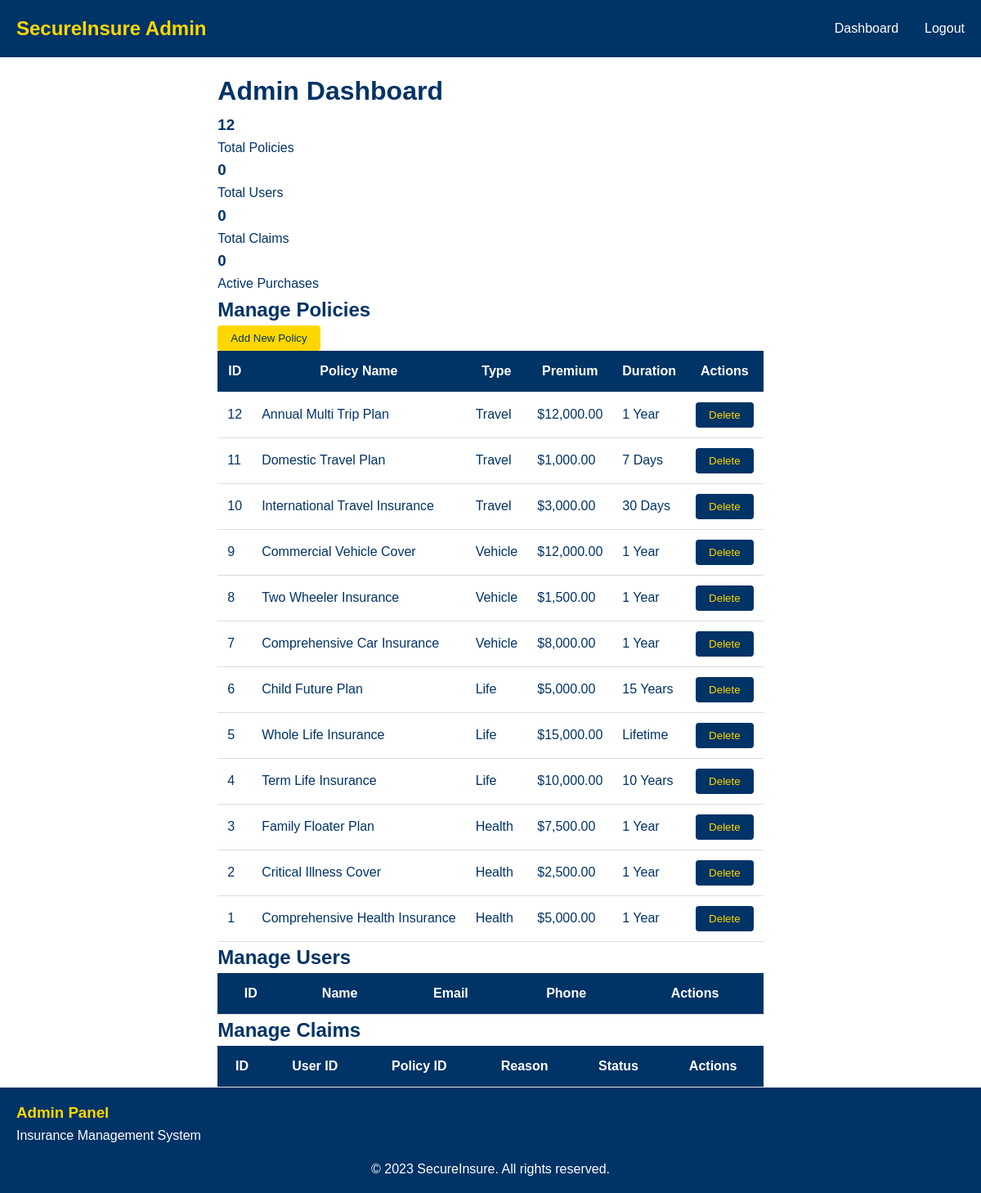
/admin_dashboard.php (signed in), run on the app's committed database.
### tables this page shows
CREATE TABLE policies (
    id INT AUTO_INCREMENT PRIMARY KEY,
    policy_name VARCHAR(100) NOT NULL,
    type ENUM('Health', 'Life', 'Vehicle', 'Travel') NOT NULL,
    premium DECIMAL(10,2) NOT NULL,
    duration VARCHAR(50) NOT NULL,
    benefits TEXT,
    description TEXT,
    created_at TIMESTAMP DEFAULT CURRENT_TIMESTAMP
);

### admin_dashboard.php (the view, shortened to what this page needs)
<?php
include 'db_connect.php';
$total_policies = $conn->query("SELECT COUNT(*) as count FROM policies")->fetch_assoc()['count'];
$total_users = $conn->query("SELECT COUNT(*) as count FROM users")->fetch_assoc()['count'];
$total_claims = $conn->query("SELECT COUNT(*) as count FROM claims")->fetch_assoc()['count'];
$active_purchases = $conn->query("SELECT COUNT(*) as count FROM purchases WHERE status = 'Active'")->fetch_assoc()['count'];
?>
<!DOCTYPE html>
<html lang="en">
<head>
    <link rel="stylesheet" href="styles.css">
</head>
<body>
    <header>
        <nav class="container">
            <div class="logo">SecureInsure Admin</div>
            <ul class="nav-links">
                <li><a href="admin_dashboard.php">Dashboard</a></li>
                <li><a href="logout.php">Logout</a></li>
            </ul>
        </nav>
    </header>
    <main class="container">
        <h1>Admin Dashboard</h1>
        <section class="dashboard-grid">
            <div class="stat-card">
                <h3><?php echo $total_policies; ?></h3>
                <p>Total Policies</p>
            </div>
            <div class="stat-card">
                <h3><?php echo $total_users; ?></h3>
                <p>Total Users</p>
            </div>
            <div class="stat-card">
                <h3><?php echo $total_claims; ?></h3>
                <p>Total Claims</p>
            </div>
            <div class="stat-card">
                <h3><?php echo $active_purchases; ?></h3>
                <p>Active Purchases</p>
            </div>
        </section>
        <section id="manage-policies">
            <h2>Manage Policies</h2>
            <button class="btn btn-primary" onclick="openModal('add-policy-modal')">Add New Policy</button>
            <table class="table">
                <thead>
                    <tr>
                        <th>ID</th>
                        <th>Policy Name</th>
                        <th>Type</th>
                        <th>Premium</th>
                        <th>Duration</th>
                        <th>Actions</th>
                    </tr>
                </thead>
                <tbody>
                    <?php
                    $policies = $conn->query("SELECT * FROM policies ORDER BY id DESC");
                    while ($policy = $policies->fetch_assoc()) {
                        echo "<tr>";
                        echo "<td>" . $policy['id'] . "</td>";
                        echo "<td>" . htmlspecialchars($policy['policy_name']) . "</td>";
                        echo "<td>" . htmlspecialchars($policy['type']) . "</td>";
                        echo "<td>$" . number_format($policy['premium'], 2) . "</td>";
                        echo "<td>" . htmlspecialchars($policy['duration']) . "</td>";
                        echo "<td><form method='POST' style='display:inline;'><input type='hidden' name='action' value='delete_policy'><input type='hidden' name='policy_id' value='" . $policy['id'] . "'><button type='submit' class='btn' onclick='return confirm(\"Are you sure?\")'>Delete</button></form></td>";
                        echo "</tr>";
                    }
                    ?>
                </tbody>
            </table>
        </section>
        <section id="manage-users">
            <h2>Manage Users</h2>
            <table class="table">
                <thead>
                    <tr>
                        <th>ID</th>
                        <th>Name</th>
                        <th>Email</th>
                        <th>Phone</th>
                        <th>Actions</th>
                    </tr>
                </thead>
            </table>
        </section>
        <section id="manage-claims">
            <h2>Manage Claims</h2>
            <table class="table">
                <thead>
                    <tr>
                        <th>ID</th>
                        <th>User ID</th>
                        <th>Policy ID</th>
                        <th>Reason</th>
                        <th>Status</th>
                        <th>Actions</th>
                    </tr>
                </thead>
            </table>
        </section>
    </main>
    <footer>
        <div class="container">
            <div class="footer-content">
                <div class="footer-section">
                    <h3>Admin Panel</h3>
                    <p>Insurance Management System</p>
                </div>
            </div>
            <div class="footer-bottom">
                <p>&copy; 2023 SecureInsure. All rights reserved.</p>
            </div>
        </div>
    </footer>
</body>
</html>

### styles.css (style rules this page uses)
* { margin: 0; padding: 0; box-sizing: border-box; }
body { font-family: 'Arial', sans-serif; line-height: 1.6; color: #003366; background-color: #FFFFFF; background-image: url('assets/background-pattern.png'); background-repeat: repeat; background-size: 200px 200px; background-attachment: fixed; display: flex; flex-direction: column; min-height: 100vh; }
main { flex: 1; padding-top: 80px; min-height: calc(100vh - 80px); }
.container { max-width: 1200px; margin: 0 auto; padding: 0 20px; }
header { background-color: #003366; color: #FFFFFF; padding: 1rem 0; position: sticky; top: 0; z-index: 100; }
main > *:first-child { margin-top: 1rem; }
nav { display: flex; justify-content: space-between; align-items: center; }
.logo { font-size: 1.5rem; font-weight: bold; color: #FFD700; }
.nav-links { list-style: none; display: flex; }
.nav-links li { margin-left: 2rem; }
.nav-links a { color: #FFFFFF !important; text-decoration: none; transition: 0.3s; }
.btn { display: inline-block; background-color: #003366; color: #FFD700; padding: 0.5rem 1rem; border-radius: 4px; text-decoration: none; border: none; cursor: pointer; }
.btn-primary { background-color: #FFD700; color: #003366; }
.table { width: 100%; border-collapse: collapse; }
.table th { background-color: #003366; color: #FFFFFF; }
.table td, .table th { padding: 0.75rem; border-bottom: 1px solid #ddd; }
footer { background-color: #003366; color: #FFFFFF; padding: 1rem 0; width: 100%; }
.footer-content { display: grid; grid-template-columns: repeat(auto-fit, minmax(250px, 1fr)); gap: 2rem; }
.footer-section h3 { color: #FFD700; }
.footer-bottom { text-align: center; margin-top: 1rem; }

### data on the page
policies: id "12", policy_name "Annual Multi Trip Plan", type "Travel", premium "12,000.00", duration "1 Year"
policies: id "11", policy_name "Domestic Travel Plan", type "Travel", premium "1,000.00", duration "7 Days"
policies: id "10", policy_name "International Travel Insurance", type "Travel", premium "3,000.00", duration "30 Days"
policies: id "9", policy_name "Commercial Vehicle Cover", type "Vehicle", premium "12,000.00", duration "1 Year"
policies: id "8", policy_name "Two Wheeler Insurance", type "Vehicle", premium "1,500.00", duration "1 Year"
policies: id "7", policy_name "Comprehensive Car Insurance", type "Vehicle", premium "8,000.00", duration "1 Year"
policies: id "6", policy_name "Child Future Plan", type "Life", premium "5,000.00", duration "15 Years"
policies: id "5", policy_name "Whole Life Insurance", type "Life", premium "15,000.00", duration "Lifetime"
policies: id "4", policy_name "Term Life Insurance", type "Life", premium "10,000.00", duration "10 Years"
policies: id "3", policy_name "Family Floater Plan", type "Health", premium "7,500.00", duration "1 Year"
policies: id "2", policy_name "Critical Illness Cover", type "Health", premium "2,500.00", duration "1 Year"
policies: id "1", policy_name "Comprehensive Health Insurance", type "Health", premium "5,000.00", duration "1 Year"

### other printed values
$total_policies "12"
$total_users "0"
$total_claims "0"
$active_purchases "0"
